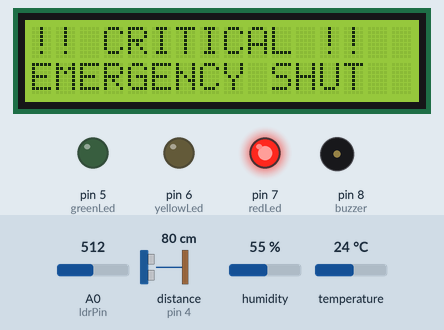
A sketch run on a simulated Arduino Uno, built with avr-gcc and run on an emulated ATmega328P. On the bench: 16×2 character LCD, output pins drawn as LEDs (lit = HIGH), buzzer (waves = sounding). Wiring (inferred from the names in the program): ultrasonic range finder: trigger pin 3; echo pin 4. The test bench sets the inputs (shaded band); at power-on: distance to the obstacle (sensor on pin 4) 80 cm, A0 (ldrPin) = 512, temperature 24 °C, humidity 55 %. The echo pulse lasts 58.3 µs per cm; pins used as bus, display or sensor lines are not drawn; what the sketch prints to the serial monitor is not drawn.

Above: at 0.85 s.
1.3 s: distance to the obstacle (sensor on pin 4) set to 17 cm
2.8 s: distance to the obstacle (sensor on pin 4) set to 13 cm
At 3.29 s:
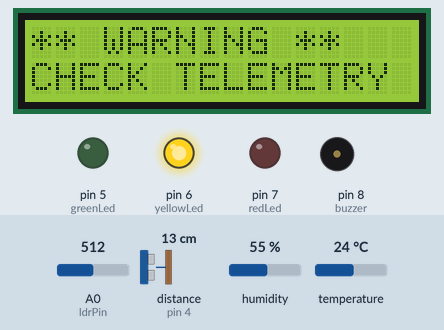
5.5 s: distance to the obstacle (sensor on pin 4) set to 18 cm
At 6.1 s:
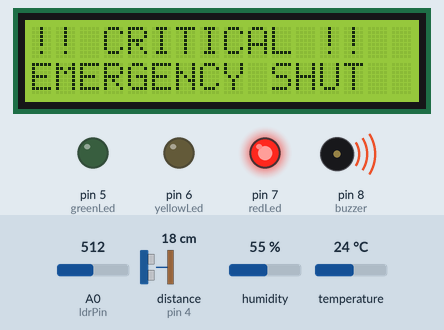
8.2 s: distance to the obstacle (sensor on pin 4) set to 2 cm
At 8.79 s:
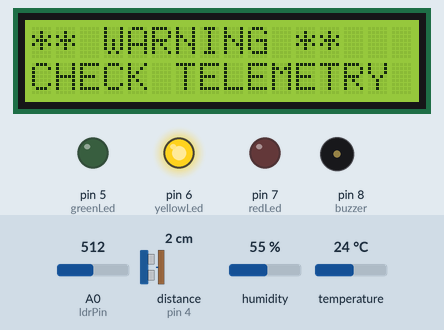
11.0 s: A0 (ldrPin) set to 486
At 12.7 s:
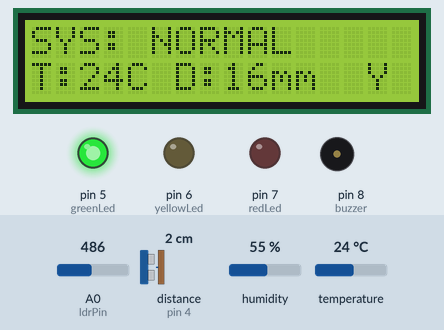
13.0 s: temperature set to 28 °C
At 14.3 s:
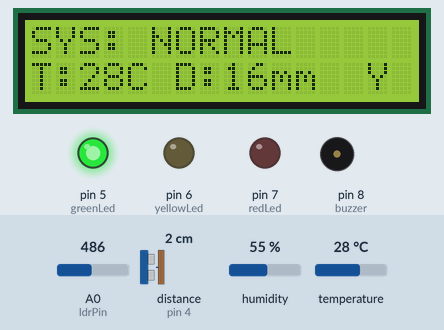
Timing chart, 0 to 16.0 s (numbered marks = the images above; inputs shaded):
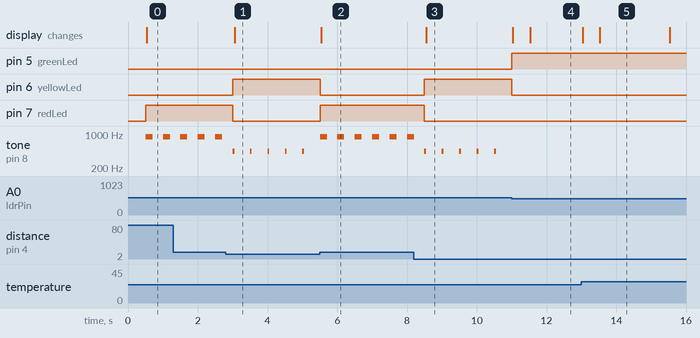

The sketch:

firmware.ino
```cpp
#include <Wire.h>
#include <LiquidCrystal_I2C.h>
#include "DHT.h"

#define DHTPIN 2
#define DHTTYPE DHT22

// Hardware Pin Layout definitions
const int trigPin = 3;
const int echoPin = 4;
const int greenLed = 5;
const int yellowLed = 6;
const int redLed = 7;
const int buzzer = 8;
const int ldrPin = A0;

DHT dht(DHTPIN, DHTTYPE);
LiquidCrystal_I2C lcd(0x27, 16, 2);

unsigned long previousMillis = 0;
const long interval = 500; // Run evaluation every 500ms

// Define human-readable names for our State Machine values
enum SystemState
{
    STATE_NORMAL,
    STATE_WARNING,
    STATE_CRITICAL
};

void setup()
{
    Serial.begin(115200);
    dht.begin();

    pinMode(trigPin, OUTPUT);
    pinMode(echoPin, INPUT);
    pinMode(greenLed, OUTPUT);
    pinMode(yellowLed, OUTPUT);
    pinMode(redLed, OUTPUT);
    pinMode(buzzer, OUTPUT);

    lcd.init();
    lcd.backlight();
}

void loop()
{
    unsigned long currentMillis = millis();

    if (currentMillis - previousMillis >= interval)
    {
        previousMillis = currentMillis;

        // SENSOR SAMPLING
        float temperature = dht.readTemperature();
        float humidity = dht.readHumidity();

        digitalWrite(trigPin, LOW);
        delayMicroseconds(2);
        digitalWrite(trigPin, HIGH);
        delayMicroseconds(10);
        digitalWrite(trigPin, LOW);
        long duration = pulseIn(echoPin, HIGH);
        float displacementMm = (duration * 0.343) / 2.0;

        int lightValue = analogRead(ldrPin);

        // Fail-safe sanity check
        if (isnan(temperature) || isnan(humidity))
        {
            lcd.setCursor(0, 0);
            lcd.print("SENSOR FAULT!  ");
            return;
        }

        // STATE CLASSIFICATION EVALUATION
        SystemState activeState = STATE_NORMAL;
        String stateLabel = "NORMAL";

        // Threshold Rules (Simulating extreme mining drill constraints)
        if (temperature > 60.0 || displacementMm > 150.0 || lightValue > 800)
        {
            activeState = STATE_CRITICAL;
            stateLabel = "CRITICAL";
        }
        else if (temperature > 40.0 || displacementMm > 80.0 || lightValue > 500)
        {
            activeState = STATE_WARNING;
            stateLabel = "WARNING";
        }

        // HARDWARE REACTION EXECUTION
        // Turn everything off first to cleanly toggle state changes
        digitalWrite(greenLed, LOW);
        digitalWrite(yellowLed, LOW);
        digitalWrite(redLed, LOW);
        noTone(buzzer);

        if (activeState == STATE_NORMAL)
        {
            digitalWrite(greenLed, HIGH);
            lcd.setCursor(0, 0);
            lcd.print("SYS: NORMAL     ");
            lcd.setCursor(0, 1);
            lcd.print("T:" + String((int)temperature) + "C D:" + String((int)displacementMm) + "mm  ");
        }
        else if (activeState == STATE_WARNING)
        {
            digitalWrite(yellowLed, HIGH);
            tone(buzzer, 440, 50); // Short acoustic chirp tone
            lcd.setCursor(0, 0);
            lcd.print("** WARNING **   ");
            lcd.setCursor(0, 1);
            lcd.print("CHECK TELEMETRY ");
        }
        else if (activeState == STATE_CRITICAL)
        {
            digitalWrite(redLed, HIGH);
            tone(buzzer, 880, 200); // Continuous piercing alarm tone
            lcd.setCursor(0, 0);
            lcd.print("!! CRITICAL !!  ");
            lcd.setCursor(0, 1);
            lcd.print("EMERGENCY SHUT  ");
        }

        // DATA PACKET BROADCAST
        // Stream complete data vectors out to data logger
        Serial.print("DATA,");
        Serial.print(temperature);
        Serial.print(",");
        Serial.print(humidity);
        Serial.print(",");
        Serial.print(displacementMm);
        Serial.print(",");
        Serial.print(lightValue);
        Serial.print(",");
        Serial.println(stateLabel);
    }
}
```

Measured:
- the behaviour switches between 16 and 15 cm on distance to the obstacle (sensor on pin 4) (found by bisection; images 0 and 1)
- the behaviour switches between 501 and 500 on A0 (ldrPin) (found by bisection; images 3 and 4)
- after the input at 2.8 s, pin 6 (yellowLed): LOW → HIGH after 0.21 s; pin 7 (redLed): HIGH → LOW after 0.21 s; the display: changes after 0.26 s (image 1)
- after the input at 5.5 s, pin 6 (yellowLed): HIGH → LOW at once; pin 7 (redLed): LOW → HIGH at once; the display: changes at once (image 2)
- after the input at 8.2 s, pin 6 (yellowLed): LOW → HIGH after 0.30 s; pin 7 (redLed): HIGH → LOW after 0.30 s; the display: changes after 0.35 s (image 3)
- after the input at 11.0 s, pin 5 (greenLed): LOW → HIGH at once; pin 6 (yellowLed): HIGH → LOW at once; tone on pin 8 (buzzer): stops changing and stays silent; the display: first changes at once (image 4 shows a later state)
- after the input at 13.0 s, the display: first changes at once (image 5 shows a later state)
- by itself, tone on pin 8 (buzzer): repeats every 0.50 s: 440 Hz 0.05 s, silent 0.45 s
